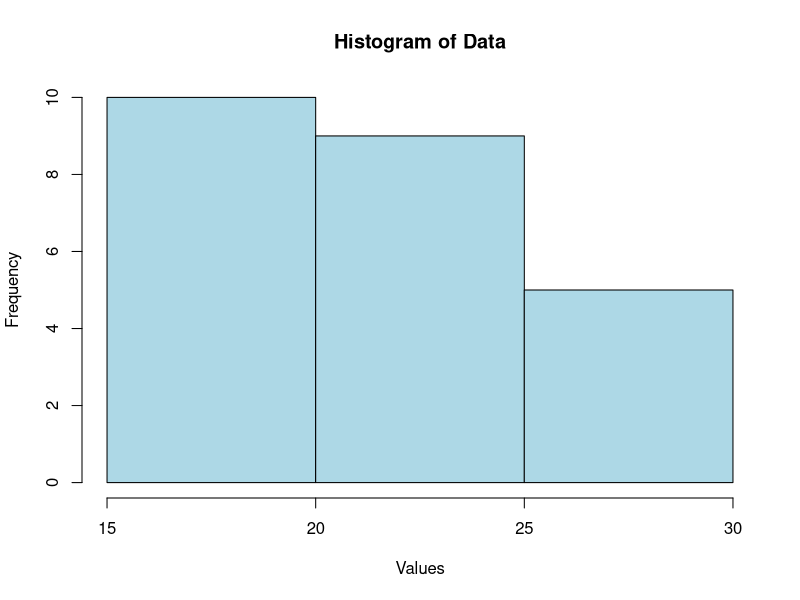

Here is the R script that generated this plot:


x <- c(18,18,18,20,20,20,20,20,
       20,20,21,21,21,21,25,25,
       25,25,25,28,28,30,30,30)

bins <- split(x, rep(1:3, each = 8))
print(bins)

# Smoothing by bin means
mean_bins <- lapply(bins, function(b) {
  rep(mean(b), length(b))
})
print(mean_bins)

# Smoothing by bin boundaries
boundary_bins <- lapply(bins, function(b) {
  lo <- min(b)
  hi <- max(b)
  sapply(b, function(v) {
    if (abs(v - lo) <= abs(v - hi)) lo else hi
  })
})
print(boundary_bins)

# Histogram
hist(x, breaks = 3,
     main = "Histogram of Data",
     xlab = "Values",
     col = "lightblue",
     border = "black")
